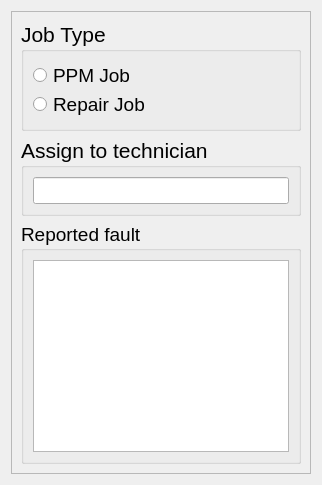
          <widget class="QWidget" name="tab_2">
           <attribute name="title">
            <string>Create Job</string>
           </attribute>
           <layout class="QHBoxLayout" name="horizontalLayout_9">
            <item>
             <widget class="QFrame" name="frame_4">
              <property name="frameShape">
               <enum>QFrame::StyledPanel</enum>
              </property>
              <property name="frameShadow">
               <enum>QFrame::Raised</enum>
              </property>
              <layout class="QVBoxLayout" name="verticalLayout_7">
               <item>
                <widget class="QGroupBox" name="groupBox_9">
                 <property name="maximumSize">
                  <size>
                   <width>1200</width>
                   <height>16777215</height>
                  </size>
                 </property>
                 <property name="font">
                  <font>
                   <pointsize>16</pointsize>
                  </font>
                 </property>
                 <property name="title">
                  <string>Job Type</string>
                 </property>
                 <layout class="QVBoxLayout" name="verticalLayout_8">
                  <property name="spacing">
                   <number>0</number>
                  </property>
                  <item>
                   <widget class="QRadioButton" name="rb_ppm">
                    <property name="font">
                     <font>
                      <pointsize>14</pointsize>
                     </font>
                    </property>
                    <property name="text">
                     <string>PPM Job</string>
                    </property>
                   </widget>
                  </item>
                  <item>
                   <widget class="QRadioButton" name="rb_job">
                    <property name="font">
                     <font>
                      <pointsize>14</pointsize>
                     </font>
                    </property>
                    <property name="text">
                     <string>Repair Job</string>
                    </property>
                   </widget>
                  </item>
                 </layout>
                </widget>
               </item>
               <item>
                <widget class="QGroupBox" name="groupBox_5">
                 <property name="maximumSize">
                  <size>
                   <width>1200</width>
                   <height>16777215</height>
                  </size>
                 </property>
                 <property name="font">
                  <font>
                   <pointsize>16</pointsize>
                  </font>
                 </property>
                 <property name="title">
                  <string>Assign to technician</string>
                 </property>
                 <layout class="QVBoxLayout" name="verticalLayout_5">
                  <item>
                   <widget class="QLineEdit" name="txt_technician">
                    <property name="font">
                     <font>
                      <pointsize>12</pointsize>
                     </font>
                    </property>
                   </widget>
                  </item>
                 </layout>
                </widget>
               </item>
               <item>
                <widget class="QGroupBox" name="groupBox_7">
                 <property name="maximumSize">
                  <size>
                   <width>1200</width>
                   <height>16777215</height>
                  </size>
                 </property>
                 <property name="font">
                  <font>
                   <pointsize>14</pointsize>
                  </font>
                 </property>
                 <property name="title">
                  <string>Reported fault</string>
                 </property>
                 <layout class="QGridLayout" name="gridLayout_3">
                  <item row="0" column="0">
                   <widget class="QPlainTextEdit" name="txt_reported_fault">
                    <property name="font">
                     <font>
                      <pointsize>14</pointsize>
                     </font>
                    </property>
                   </widget>
                  </item>
                 </layout>
                </widget>
               </item>
              </layout>
             </widget>
            </item>
           </layout>
          </widget>
